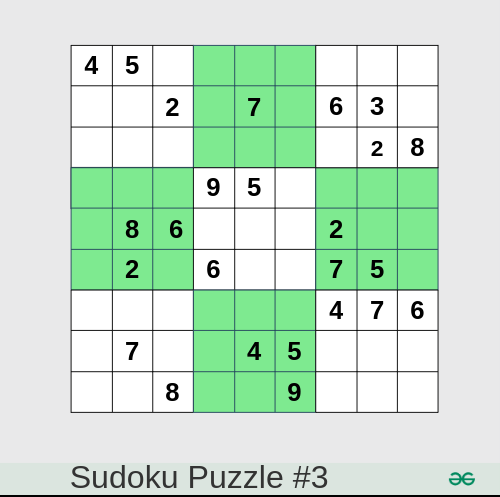
#> input picture imgs/img.png, 500 x 497 px, found by its file name; its folder holds 3 pictures in this run
$ jupyter execute --allow-errors main.ipynb   (shell and % lines are left out)
#> lines starting #> are read from the running program, lines starting #| are printed output that depends on the picture; after the words box and inside, x2 and y2 are one past the last pixel; in counts of white or black regions, pixels touching at a corner belong together
# CNN Implementation for AI-Based-Sukoku Solver

## Input files Import

[cell 1]
# This Python 3 environment comes with many helpful analytics libraries installed
# It is defined by the kaggle/python Docker image: https://github.com/kaggle/docker-python
# For example, here's several helpful packages to load

import numpy as np # linear algebra
import pandas as pd # data processing, CSV file I/O (e.g. pd.read_csv)

# Input data files are available in the read-only "../input/" directory
# For example, running this (by clicking run or pressing Shift+Enter) will list all files under the input directory

import os
for dirname, _, filenames in os.walk('/kaggle/input'):
    for filename in filenames:
        print(os.path.join(dirname, filename))

# You can write up to 20GB to the current directory (/kaggle/working/) that gets preserved as output when you create a version using "Save & Run All"
# You can also write temporary files to /kaggle/temp/, but they won't be saved outside of the current session

## Import Statements

[cell 2]
import numpy as np
import pandas as pd
import seaborn as sns
import matplotlib.pyplot as plt
import os, random
import cv2
from glob import glob
import sklearn
from sklearn.model_selection import train_test_split
import tensorflow as tf
from tensorflow import keras
from tensorflow.keras.preprocessing.image import ImageDataGenerator
from keras.preprocessing.image import ImageDataGenerator, load_img
from keras.utils.np_utils import to_categorical
from tensorflow.keras.utils import plot_model
from tensorflow.keras.models import Sequential
from tensorflow.keras.layers import Activation, Dropout, Dense, Flatten, BatchNormalization, Conv2D, MaxPooling2D
from tensorflow.keras.optimizers import RMSprop
from tensorflow.keras import backend as K
from tensorflow.keras.preprocessing import image
from sklearn.metrics import accuracy_score, classification_report
from pathlib import Path
from PIL import Image, ImageDraw, ImageFont

## Categorizing the Sudoku Images

#> (a cell that did not finish here is left out)

## Spliting the data into train,test,validation sets

#> (a cell that did not finish here is left out)

[cell 5]
# Preprocessing the images for neuralnet
# [14 lines left out: function Prep, not called in this run]


#> (the rest of this cell did not finish here and is left out)

#> (a cell that did not finish here is left out)

#> (a cell that did not finish here is left out)

#> (a cell that did not finish here is left out)

#> (a cell that did not finish here is left out)

#> (a cell that did not finish here is left out)

[cell 11]
# Randomly select an image from the dataset

folder=r"/kaggle/input/sudokuimages/imgs"

a=random.choice(os.listdir(folder))
print(a)
sudoku_a = cv2.imread(folder+'/'+a)
#> sudoku_a is the input picture: shape (497, 500, 3); mean B, G, R 208.5, 228.4, 203.1
plt.figure()
plt.imshow(sudoku_a)
plt.show()

[cell 12]
#Preprocessing image to be read
sudoku_a = cv2.resize(sudoku_a, (450,450))
#> sudoku_a: shape (450, 450, 3)

# function to greyscale, blur and change the receptive threshold of image
def preprocess(image):
    gray = cv2.cvtColor(image, cv2.COLOR_BGR2GRAY)
    blur = cv2.GaussianBlur(gray, (3,3),6)
    #blur = cv2.bilateralFilter(gray,9,75,75)
    threshold_img = cv2.adaptiveThreshold(blur,255,1,1,11,2)
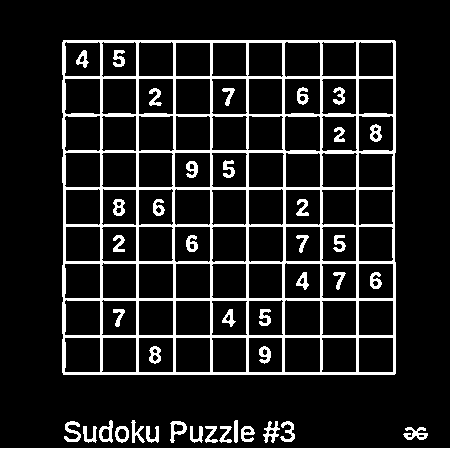
#> threshold_img: shape (450, 450); 12.5% white; 42 white regions
    return threshold_img

threshold = preprocess(sudoku_a)

#let's look at what we have got
plt.figure()
plt.imshow(threshold)
plt.show()

[cell 13]
# Finding the outline of the sudoku puzzle in the image
contour_1 = sudoku_a.copy()
contour_2 = sudoku_a.copy()
contour, hierarchy = cv2.findContours(threshold,cv2.RETR_EXTERNAL,cv2.CHAIN_APPROX_SIMPLE)
#> contour = 17 contours; largest, box (x1, y1, x2, y2) and area: (62, 40, 396, 375) 110999, (0, 448, 450, 450) 449, (170, 421, 187, 443) 190, (99, 420, 113, 443) 186, (115, 426, 129, 443) 172
cv2.drawContours(contour_1, contour,-1,(0,255,0),3)
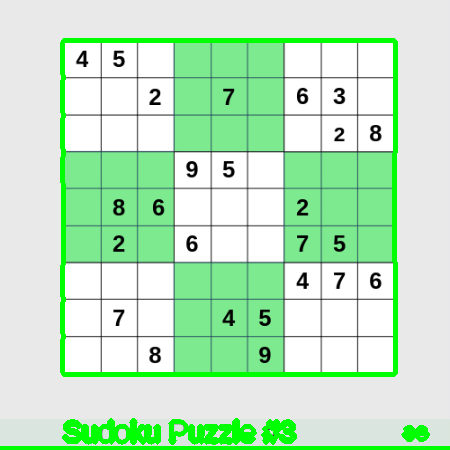
#> contour_1: shape (450, 450, 3); mean B, G, R 197.6, 233.2, 192.5

#let's see what we got
plt.figure()
plt.imshow(contour_1)
plt.show()

[cell 14]
def main_outline(contour):
    biggest = np.array([])
    max_area = 0
    for i in contour:
        area = cv2.contourArea(i)
        if area >50:
            peri = cv2.arcLength(i, True)
            approx = cv2.approxPolyDP(i , 0.02* peri, True)
            if area > max_area and len(approx) ==4:
                biggest = approx
                max_area = area
#> this loop made 17 passes
#> (area, peri, biggest, max_area) on passes 14, 17: (64.5, 48.24, [[237, 420], [234, 421], [235, 442], [237, 441]], 64.5), (110999, 1337.5, [[63, 40], [63, 374], [394, 374], [395, 41]], 110999)
#> (i, area, peri, approx) on pass 1: ([[0, 448], [0, 449], [449, 449], [449, 448]], 449, 900, [[0, 448], [449, 449]])
#> after the loop, max_area = 110999
    return biggest ,max_area

def reframe(points):
    points = points.reshape((4, 2))
    points_new = np.zeros((4,1,2),dtype = np.int32)
    add = points.sum(1)
    points_new[0] = points[np.argmin(add)]
    points_new[3] = points[np.argmax(add)]
    diff = np.diff(points, axis =1)
    points_new[1] = points[np.argmin(diff)]
    points_new[2] = points[np.argmax(diff)]
    return points_new

def splitcells(img):
    rows = np.vsplit(img,9)
    boxes = []
    for r in rows:
        cols = np.hsplit(r,9)
        for box in cols:
            boxes.append(box)
    return boxes


black_img = np.zeros((450,450,3), np.uint8)
biggest, maxArea = main_outline(contour)
#> biggest = [[63, 40], [63, 374], [394, 374], [395, 41]]; maxArea = 110999
if biggest.size != 0:
    biggest = reframe(biggest)
#> in reframe, `points = points.reshape((4, 2))`: points = [[63, 40], [63, 374], [394, 374], [395, 41]]
#> in reframe, `add = points.sum(1)`: add = [103, 437, 768, 436]
#> in reframe, `diff = np.diff(points, axis =1)`: diff = [-23, 311, -20, -354]
#> biggest = [[63, 40], [395, 41], [63, 374], [394, 374]]
    cv2.drawContours(contour_2,biggest,-1, (0,255,0),10)
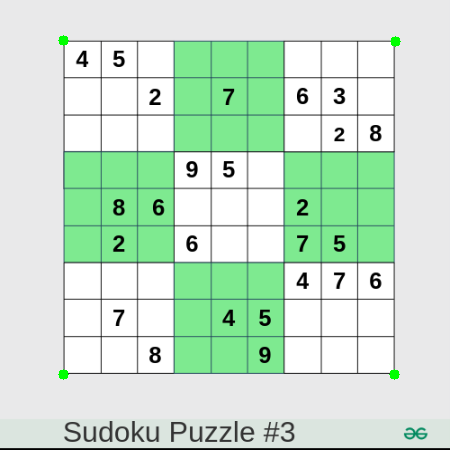
#> contour_2: shape (450, 450, 3); mean B, G, R 208.1, 228.5, 202.7
    pts1 = np.float32(biggest)
#> pts1 = [[63, 40], [395, 41], [63, 374], [394, 374]]
    pts2 = np.float32([[0,0],[450,0],[0,450],[450,450]])
    matrix = cv2.getPerspectiveTransform(pts1,pts2)
#> matrix = [[1.35, 3.17e-17, -85.06], [-0.00404, 1.34, -53.42], [-8.98e-06, -9.04e-06, 1]]
    imagewrap = cv2.warpPerspective(sudoku_a,matrix,(450,450))
    imagewrap =cv2.cvtColor(imagewrap, cv2.COLOR_BGR2GRAY)
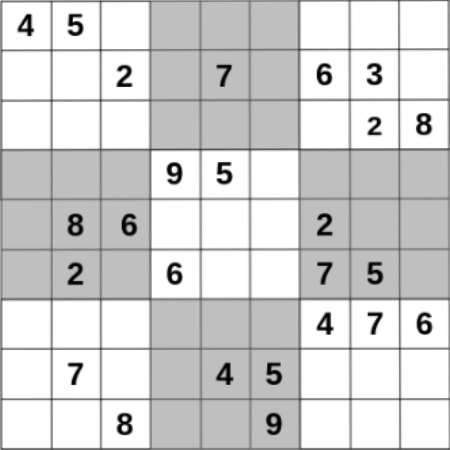
#> imagewrap: shape (450, 450); min 0, max 255, mean 211.7

plt.figure()
plt.imshow(imagewrap)
plt.show()

[cell 15]
# Importing puzzle to be solved
puzzle = cv2.imread("/kaggle/input/sudokuimages/imgs/sudoku_face_share1.png")
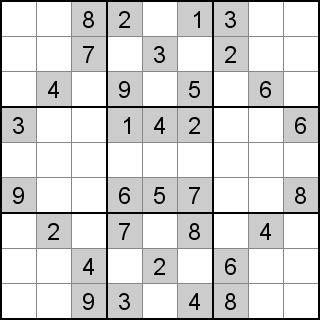
#> input picture imgs/sudoku_face_share1.png, 320 x 320 px, found by its file name
#> puzzle is the input picture: shape (320, 320, 3); min 0, max 255, mean 215.1

#let's see what we got
plt.figure()
plt.imshow(puzzle)
plt.show()

[cell 16]
# Resizing puzzle to be solved
puzzle = cv2.resize(puzzle, (450,450))
#> puzzle: shape (450, 450, 3)
# Preprocessing Puzzle
su_puzzle = preprocess(puzzle)
#> in preprocess (call 2), `threshold_img = cv2.adaptiveThreshold(blur,255,1,1,11,2)`:
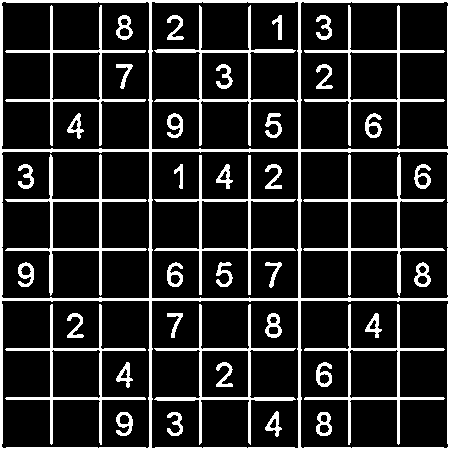
#> threshold_img: shape (450, 450); 15.7% white; 42 white regions, largest, box (x1, y1, x2, y2) and area: (0, 0, 450, 450) 10688, (5, 154, 147, 296) 1716, (303, 154, 445, 296) 1716

# Finding the outline of the sudoku puzzle in the image
su_contour_1= su_puzzle.copy()
su_contour_2= sudoku_a.copy()
su_contour, hierarchy = cv2.findContours(su_puzzle,cv2.RETR_EXTERNAL,cv2.CHAIN_APPROX_SIMPLE)
#> su_contour = [[[0, 0], [0, 449], [449, 449], [449, 0]]]
cv2.drawContours(su_contour_1, su_contour,-1,(0,255,0),3)
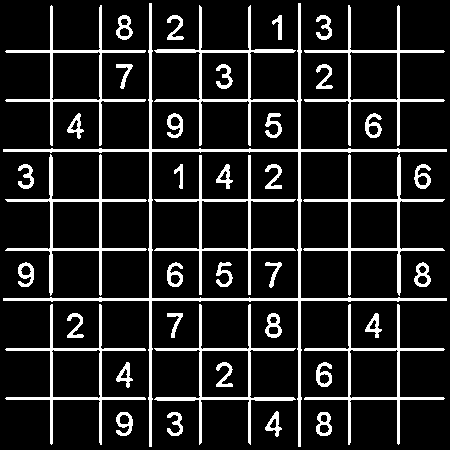
#> su_contour_1: shape (450, 450); 13% white; 42 white regions, largest, box (x1, y1, x2, y2) and area: (3, 3, 447, 447) 5400, (5, 154, 147, 296) 1716, (303, 154, 445, 296) 1716

black_img = np.zeros((450,450,3), np.uint8)
su_biggest, su_maxArea = main_outline(su_contour)
#> the loop in main_outline (call 2), `for i in contour:` made 1 pass
#> (area, peri, biggest, max_area) on pass 1: (201601, 1796, [[0, 0], [0, 449], [449, 449], [449, 0]], 201601)
#> su_biggest = [[0, 0], [0, 449], [449, 449], [449, 0]]; su_maxArea = 201601
if su_biggest.size != 0:
    su_biggest = reframe(su_biggest)
#> su_biggest = [[0, 0], [449, 0], [0, 449], [449, 449]]
    cv2.drawContours(su_contour_2,su_biggest,-1, (0,255,0),10)
#> su_contour_2: shape (450, 450, 3); mean B, G, R 208.4, 228.4, 203
    su_pts1 = np.float32(su_biggest)
#> su_pts1 = [[0, 0], [449, 0], [0, 449], [449, 449]]
    su_pts2 = np.float32([[0,0],[450,0],[0,450],[450,450]])
    su_matrix = cv2.getPerspectiveTransform(su_pts1,su_pts2)
#> su_matrix = [[1, 0, 0], [0, 1, 0], [0, 0, 1]]
    su_imagewrap = cv2.warpPerspective(puzzle,su_matrix,(450,450))
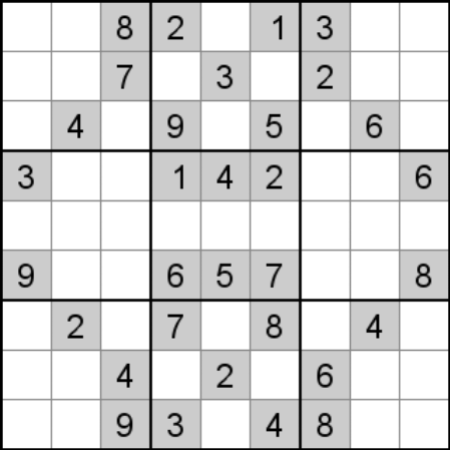
#> su_imagewrap: shape (450, 450, 3); min 0, max 255, mean 216.1
    su_imagewrap =cv2.cvtColor(su_imagewrap, cv2.COLOR_BGR2GRAY)
#> su_imagewrap: shape (450, 450)

plt.figure()
plt.imshow(su_imagewrap)
plt.show()

[cell 17]
sudoku_cell = splitcells(su_imagewrap)
#> in splitcells, `rows = np.vsplit(img,9)`: rows = 9 items
#> the loop in splitcells, `for r in rows:` made 9 passes
#> after the loop in splitcells, `for r in rows:`: boxes = 81 items
#> sudoku_cell = 81 items
#Let's have alook at the last cell
plt.figure()
plt.imshow(sudoku_cell[58])
plt.show()
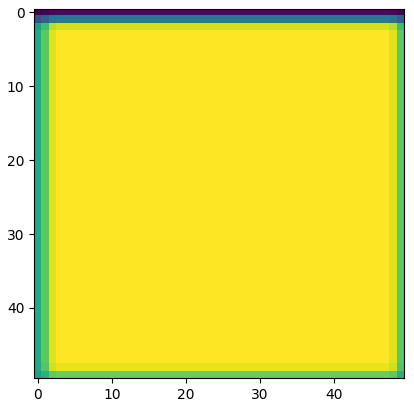
#> figure drawn by matplotlib, 1 panel

[cell 18]
def CropCell(cells):
    Cells_croped = []
    for image in cells:

        img = np.array(image)
        img = img[4:46, 6:46]
        img = Image.fromarray(img)
        Cells_croped.append(img)
#> this loop made 81 passes
#> pass 3, in CropCell, `img = np.array(image)`:
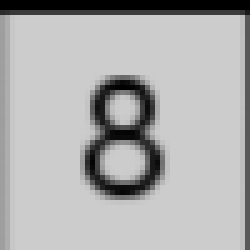
#> img: shape (50, 50) (shown 5 times larger); min 0, max 204, mean 175.2
#> after the loop, Cells_croped = 81 items

    return Cells_croped

sudoku_cell_croped= CropCell(sudoku_cell)
#> sudoku_cell_croped = 81 items
#Let's have alook at the last cell
plt.figure()
plt.imshow(sudoku_cell_croped[58])
plt.show()
